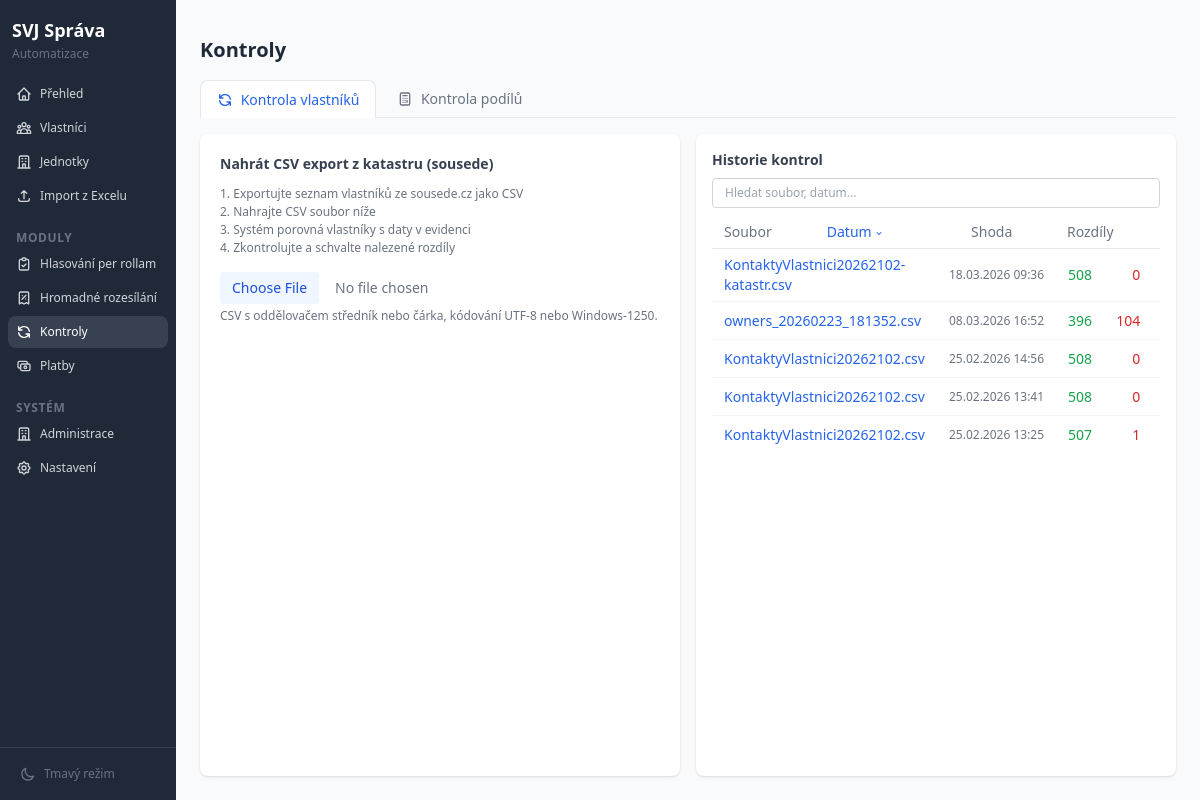
Screenshot of /synchronizace/ with the database file from the repository.
### app/models/sync.py (models this page shows)
class SyncSession(Base):
    __tablename__ = "sync_sessions"
    id = Column(Integer, primary_key=True)
    csv_filename = Column(String(300), nullable=False)
    csv_path = Column(String(500), nullable=False)
    total_records = Column(Integer, default=0)
    total_matches = Column(Integer, default=0)
    total_name_order = Column(Integer, default=0)
    total_differences = Column(Integer, default=0)
    total_missing = Column(Integer, default=0)
    is_finalized = Column(Boolean, default=False)
    created_at = Column(DateTime, default=datetime.utcnow)
    records = relationship(
        "SyncRecord", back_populates="session", cascade="all, delete-orphan"
    )

### app/routers/sync/session.py (the view)
@router.get("/")
async def sync_list(
    request: Request,
    sync_q: str = Query("", alias="sync_q"),
    sync_sort: str = Query("date", alias="sync_sort"),
    sync_order: str = Query("desc", alias="sync_order"),
    sc_q: str = Query("", alias="sc_q"),
    sc_sort: str = Query("date", alias="sc_sort"),
    sc_order: str = Query("desc", alias="sc_order"),
    q: str = Query(""),
    sort: str = Query(""),
    order: str = Query(""),
    back: str = Query("", alias="back"),
    chyba: str = Query("", alias="chyba"),
    db: Session = Depends(get_db),
):
    _sync_q = sync_q or q
    _sync_sort = sync_sort if sync_sort != "date" or not sort else sort
    _sync_order = sync_order if sync_order != "desc" or not order else order
    sync_sessions = db.query(SyncSession).order_by(SyncSession.created_at.desc()).all()
    if _sync_q:
        q_lower = _sync_q.lower()
        q_ascii = strip_diacritics(_sync_q)
        sync_sessions = [
            s for s in sync_sessions
            if q_lower in (s.csv_filename or "").lower()
            or q_ascii in strip_diacritics(s.csv_filename or "")
            or q_lower in s.created_at.strftime("%d.%m.%Y %H:%M")
        ]
    SYNC_SORT_KEYS = {
        "filename": lambda s: (s.csv_filename or "").lower(),
        "date": lambda s: s.created_at,
        "matches": lambda s: s.total_matches or 0,
        "differences": lambda s: (s.total_differences or 0) + (s.total_missing or 0),
    }
    sort_fn = SYNC_SORT_KEYS.get(_sync_sort, SYNC_SORT_KEYS["date"])
    sync_sessions.sort(key=sort_fn, reverse=(_sync_order == "desc"))
    list_url = build_list_url(request)
    if is_htmx_partial(request):
        ctx = {
            "request": request,
            "sessions": sync_sessions,
            "list_url": list_url,
            "q": _sync_q,
        }
        return templates.TemplateResponse("partials/sync_list_body.html", ctx)
    sc_sessions = db.query(ShareCheckSession).order_by(ShareCheckSession.created_at.desc()).all()
    if sc_q:
        q_lower = sc_q.lower()
        q_ascii = strip_diacritics(sc_q)
        sc_sessions = [
            s for s in sc_sessions
            if q_lower in (s.filename or "").lower()
            or q_ascii in strip_diacritics(s.filename or "")
            or q_lower in s.created_at.strftime("%d.%m.%Y %H:%M")
        ]
    SC_SORT_KEYS = {
        "filename": lambda s: (s.filename or "").lower(),
        "date": lambda s: s.created_at,
        "matches": lambda s: s.total_matches or 0,
        "differences": lambda s: (s.total_differences or 0) + (s.total_missing_db or 0) + (s.total_missing_file or 0),
    }
    sc_sort_fn = SC_SORT_KEYS.get(sc_sort, SC_SORT_KEYS["date"])
    sc_sessions.sort(key=sc_sort_fn, reverse=(sc_order == "desc"))
    _CHYBA_MSG = {
        "upload": "Nepodporovaný formát nebo příliš velký soubor.",
        "soubor": "Nebyl vybrán žádný soubor.",
        "cesta": "Neplatná cesta k souboru.",
        "hlavicky": "Nelze přečíst hlavičky souboru.",
        "prazdny": "Soubor neobsahuje žádná data k porovnání.",
    }
    flash_message = _CHYBA_MSG.get(chyba, "")
    flash_type = "error" if flash_message else ""
    ctx = {
        "request": request,
        "active_nav": "kontroly",
        "sync_sessions": sync_sessions,
        "sc_sessions": sc_sessions,
        "back_url": back,
        "list_url": list_url,
        "sync_q": _sync_q,
        "sync_sort": _sync_sort,
        "sync_order": _sync_order,
        "sc_q": sc_q,
        "sc_sort": sc_sort,
        "sc_order": sc_order,
        "sessions": sync_sessions,
        "q": _sync_q,
        "flash_message": flash_message,
        "flash_type": flash_type,
    }
    return templates.TemplateResponse("sync/index.html", ctx)

### app/templates/sync/index.html (shortened to what this page needs)
{% extends "base.html" %}
{% block content %}
<div class="flex flex-col" style="height:calc(100vh - 48px)">
    <h1 class="text-xl font-bold text-gray-800 mb-4 flex-none">Kontroly</h1>
    <div class="flex gap-1 mb-4 flex-none border-b border-gray-200">
        <button id="tab-vlastnici" onclick="switchTab('vlastnici')"
                class="px-4 py-2 text-sm font-medium rounded-t-lg border border-b-0 transition-colors
                       bg-white text-blue-600 border-gray-200 -mb-px">
            <svg aria-hidden="true" class="w-4 h-4 inline-block mr-1 -mt-0.5" fill="none" stroke="currentColor" viewBox="0 0 24 24">
                <path stroke-linecap="round" stroke-linejoin="round" stroke-width="2" d="M4 4v5h.582m15.356 2A8.001 8.001 0 004.582 9m0 0H9m11 11v-5h-.581m0 0a8.003 8.003 0 01-15.357-2m15.357 2H15"/>
            </svg>
            Kontrola vlastníků
        </button>
        <button id="tab-podily" onclick="switchTab('podily')"
                class="px-4 py-2 text-sm font-medium rounded-t-lg border border-b-0 transition-colors
                       bg-gray-50 text-gray-500 border-transparent hover:text-gray-700">
            Kontrola podílů
        </button>
    </div>
    <div id="panel-vlastnici" class="flex-1 flex flex-col min-h-0">
        <div class="grid grid-cols-1 md:grid-cols-2 gap-4 flex-1 min-h-0">
            <div class="bg-white rounded-lg shadow p-5">
                <div class="flex items-center justify-between mb-3">
                    <h3 class="text-sm font-semibold text-gray-700">Nahrát CSV export z katastru (sousede)</h3>
                </div>
                <div class="mb-4">
                    <ol class="text-xs text-gray-500 list-decimal list-inside space-y-0.5">
                        <li>Exportujte seznam vlastníků ze sousede.cz jako CSV</li>
                        <li>Nahrajte CSV soubor níže</li>
                        <li>Systém porovná vlastníky s daty v evidenci</li>
                        <li>Zkontrolujte a schvalte nalezené rozdíly</li>
                    </ol>
                </div>
                <form id="sync-upload-form" action="/synchronizace/nova" method="post" enctype="multipart/form-data" hx-boost="false">
                    <div class="mb-3">
                        <input type="file" name="file" accept=".csv" required hx-disable
                               onchange="document.getElementById('sync-submit-btn').classList.toggle('hidden', !this.files.length)"
                               class="file-input block w-full text-sm text-gray-500 file:mr-4 file:py-1.5 file:px-3
                                      file:rounded file:border-0 file:text-sm file:font-medium
                                      file:bg-blue-50 file:text-blue-700 hover:file:bg-blue-100">
                        <p class="text-xs text-gray-500 mt-1">
                            CSV s oddělovačem středník nebo čárka, kódování UTF-8 nebo Windows-1250.
                        </p>
                    </div>
                </form>
            </div>
            <div class="bg-white rounded-lg shadow flex flex-col min-h-0 h-full">
                <div class="px-4 pt-4 flex-none">
                    <h3 class="text-sm font-semibold text-gray-700 mb-2">Historie kontrol</h3>
                    <div class="mb-2">
                        <input type="text" name="sync_q" value="{{ sync_q }}"
                               placeholder="Hledat soubor, datum..."
                               aria-label="Hledat kontroly vlastníků"
                               hx-get="/synchronizace"
                               hx-trigger="keyup changed delay:300ms"
                               hx-target="#sync-history-body"
                               hx-include="[name='sync_sort'],[name='sync_order'],[name='back']"
                               class="w-full px-3 py-1.5 border border-gray-300 rounded focus:ring-2 focus:ring-blue-500 focus:border-transparent text-xs">
                    </div>
                </div>
                {% if sync_sessions or sync_q %}
                <div class="flex-none px-4">
                    <div class="overflow-x-auto">
                    <table class="w-full text-sm">
                        <thead class="border-b border-gray-200">
                            <tr>
                                {% for label, col, align in [("Soubor", "filename", "left"), ("Datum", "date", "left"), ("Shoda", "matches", "right"), ("Rozdíly", "differences", "right")] %}
                                {% set next_order = "desc" if sync_sort == col and sync_order == "asc" else "asc" %}
                                <th class="px-3 py-1.5 text-{{ align }} font-medium {% if sync_sort == col %}text-blue-600{% else %}text-gray-500{% endif %}">
                                    <a href="/synchronizace?sync_sort={{ col }}&sync_order={{ next_order }}&sync_q={{ sync_q|default('')|urlencode }}&back={{ back_url|default('')|urlencode }}"
                                       class="inline-flex items-center gap-0.5 cursor-pointer hover:text-blue-600 select-none">
                                        {{ label }}
                                        {% if sync_sort == col %}
                                            {% if sync_order == "asc" %}
                                            <svg aria-hidden="true" class="w-2.5 h-2.5" fill="currentColor" viewBox="0 0 20 20"><path d="M5.293 9.707a1 1 0 010-1.414l4-4a1 1 0 011.414 0l4 4a1 1 0 01-1.414 1.414L10 6.414l-3.293 3.293a1 1 0 01-1.414 0z"/></svg>
                                            {% else %}
                                            <svg aria-hidden="true" class="w-2.5 h-2.5" fill="currentColor" viewBox="0 0 20 20"><path d="M14.707 10.293a1 1 0 010 1.414l-4 4a1 1 0 01-1.414 0l-4-4a1 1 0 111.414-1.414L10 13.586l3.293-3.293a1 1 0 011.414 0z"/></svg>
                                            {% endif %}
                                        {% endif %}
                                    </a>
                                </th>
                                {% endfor %}
                                <th class="px-3 py-1.5"></th>
                            </tr>
                        </thead>
                    </table>
                    </div>
                </div>
                <div class="flex-1 overflow-y-auto px-4 pb-4 min-h-0">
                    <div class="overflow-x-auto">
                    <table class="w-full text-sm">
                        <tbody id="sync-history-body" class="divide-y divide-gray-100">
                            {% with sessions=sync_sessions, q=sync_q %}
                            {% include "partials/sync_list_body.html" %}
                            {% endwith %}
                        </tbody>
                    </table>
                    </div>
                </div>
                {% else %}
                <div class="px-4 pb-4">
                    <p class="text-sm text-gray-500">Zatím žádné kontroly.</p>
                </div>
                {% endif %}
            </div>
        </div>
    </div>
</div>
{% endblock %}

### app/templates/partials/sync_list_body.html (shortened to what this page needs)
{% for session in sessions %}
<tr id="session-{{ session.id }}" class="hover:bg-gray-50">
    <td class="px-3 py-1.5">
        <a href="/synchronizace/{{ session.id }}?back={{ ((list_url or '/synchronizace') ~ '#session-' ~ session.id)|urlencode }}" class="text-blue-600 hover:text-blue-800 hover:underline font-medium">{{ session.csv_filename }}</a>
    </td>
    <td class="px-3 py-1.5 text-gray-500 text-xs" style="white-space:nowrap">{{ session.created_at.strftime('%d.%m.%Y %H:%M') }}</td>
    <td class="px-3 py-1.5 text-green-600 text-right whitespace-nowrap">{{ session.total_matches }}</td>
    <td class="px-3 py-1.5 text-red-600 text-right whitespace-nowrap">{{ session.total_differences + session.total_missing }}</td>
    <td class="px-3 py-1.5 text-right">
    </td>
</tr>
{% endfor %}

### rows the page displays
SyncSession: csv_filename "KontaktyVlastnici20262102-katastr.csv", created_at "18.03.2026 09:36", total_matches "508", session.total_differences+session.total_missing "0"
SyncSession: csv_filename "owners_20260223_181352.csv", created_at "08.03.2026 16:52", total_matches "396", session.total_differences+session.total_missing "104"
SyncSession: csv_filename "KontaktyVlastnici20262102.csv", created_at "25.02.2026 14:56", total_matches "508", session.total_differences+session.total_missing "0"
SyncSession: csv_filename "KontaktyVlastnici20262102.csv", created_at "25.02.2026 13:41", total_matches "508", session.total_differences+session.total_missing "0"
SyncSession: csv_filename "KontaktyVlastnici20262102.csv", created_at "25.02.2026 13:25", total_matches "507", session.total_differences+session.total_missing "1"

### other values shown
{{ label }} "Soubor" "Datum" "Shoda" "Rozdíly"
